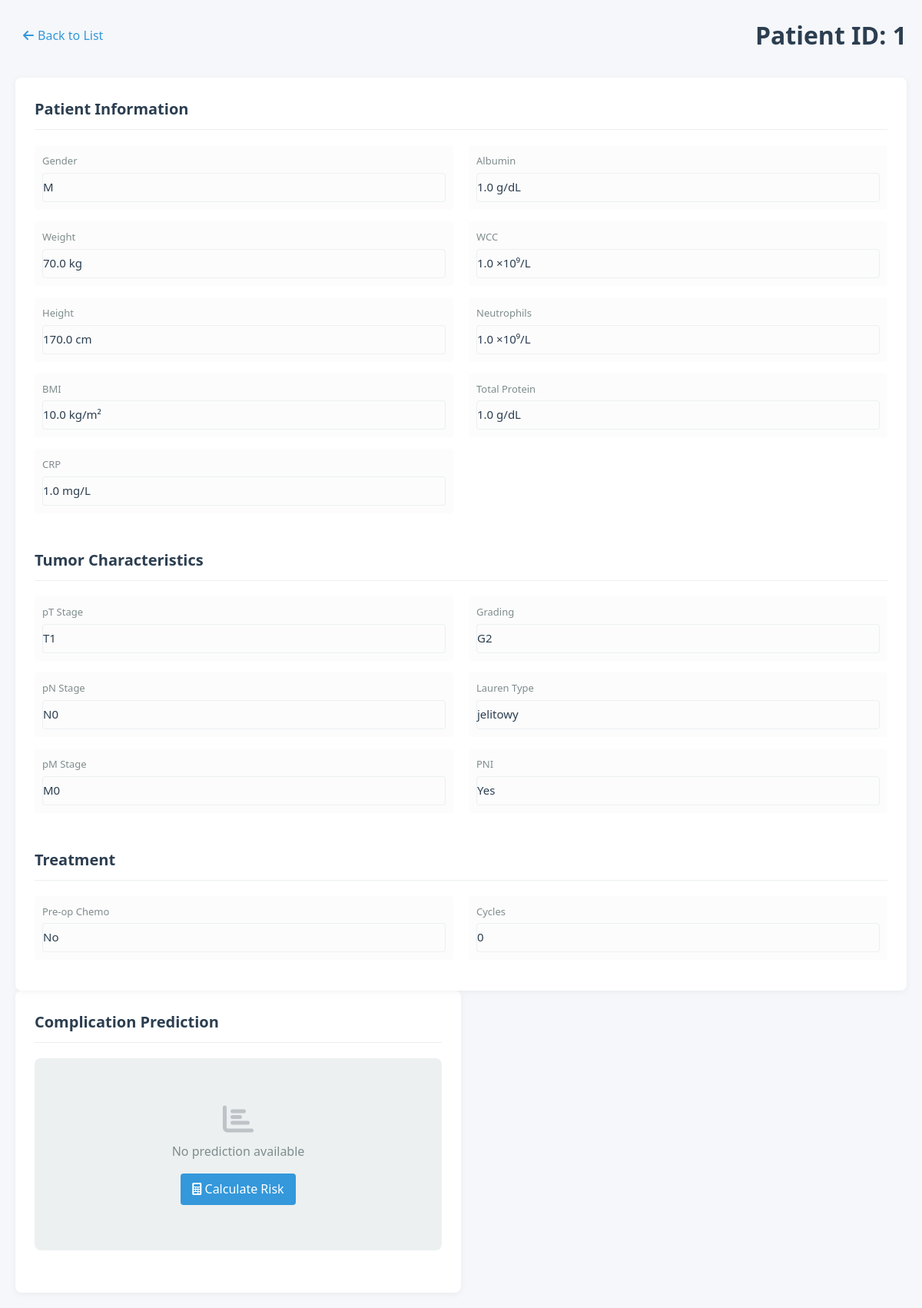
/patient/1, run on the app's committed database.
### models.py (models this page shows, shortened)
class Patient(db.Model):
    id = db.Column(db.Integer, primary_key=True)
    gender = db.Column(db.String(1), nullable=False)        # 'M' lub 'K'
    weight = db.Column(db.Float, nullable=False)            # waga w kg (wartości numeryczne)
    height = db.Column(db.Float, nullable=False)            # wzrost w cm (wartości numeryczne)
    bmi = db.Column(db.Float, nullable=False)               # BMI (wartości numeryczne)
    CRP = db.Column(db.Float, nullable=False)               # CRP (wartości numeryczne)
    Alb = db.Column(db.Float, nullable=False)               # Alb (wartości numeryczne)
    WCC = db.Column(db.Float, nullable=False)               # WCC (wartości numeryczne)
    NEU = db.Column(db.Float, nullable=False)               # NEU (wartości numeryczne)
    total_protein = db.Column(db.Float, nullable=False)     # białko całkowite (wartości numeryczne)
    pT = db.Column(db.String(10), nullable=False)           # stadium T (wartości kategoryczne)
    pN = db.Column(db.String(10), nullable=False)           # stadium N (wartości kategoryczne)
    pM = db.Column(db.String(10), nullable=False)           # stadium M (wartości kategoryczne)
    PNI = db.Column(db.Integer, nullable=False)             # PNI (wartości numeryczne 0-1)
    GRADING = db.Column(db.String(10), nullable=False)      # stopień zróżnicowania (wartości kategoryczne)
    Lauren = db.Column(db.String(10), nullable=False)       # typ Lauren (wartości kategoryczne)
    CTH_preop = db.Column(db.String(10), nullable=False)    # chemioterapia przedoperacyjna (wartości kategoryczne)
    cycles_number = db.Column(db.Integer, nullable=False)   # liczba cykli chemioterapii (wartości numeryczne)

### app.py (the view)
    @app.route('/patient/<int:patient_id>')
    def patient_detail(patient_id):
        patient = Patient.query.get_or_404(patient_id)
        return render_template('patient.html', patient=patient)

### templates/patient.html (shortened to what this page needs)
{% extends "base.html" %}
{% block content %}
<header class="patient-header">
    <button class="back-button" onclick="window.history.back()">
        <i class="fas fa-arrow-left"></i> Back to List
    </button>
    <h1>Patient ID: {{ patient.id }}</h1>
</header>
<div class="patient-profile">
    <div class="profile-column patient-data">
        <div class="section-title">
            <h2>Patient Information</h2>
        </div>
        <div class="data-columns">
            <div class="data-subcolumn">
                <div class="data-field">
                    <label>Gender</label>
                    <div class="editable-field">{{ patient.gender }}</div>
                </div>
                <div class="data-field">
                    <label>Weight</label>
                    <div class="editable-field">{{ patient.weight }} kg</div>
                </div>
                <div class="data-field">
                    <label>Height</label>
                    <div class="editable-field">{{ patient.height }} cm</div>
                </div>
                <div class="data-field">
                    <label>BMI</label>
                    <div class="editable-field">{{ patient.bmi }} kg/m²</div>
                </div>
                <div class="data-field">
                    <label>CRP</label>
                    <div class="editable-field">{{ patient.CRP }} mg/L</div>
                </div>
            </div>
            <div class="data-subcolumn">
                <div class="data-field">
                    <label>Albumin</label>
                    <div class="editable-field">{{ patient.Alb }} g/dL</div>
                </div>
                <div class="data-field">
                    <label>WCC</label>
                    <div class="editable-field">{{ patient.WCC }} ×10⁹/L</div>
                </div>
                <div class="data-field">
                    <label>Neutrophils</label>
                    <div class="editable-field">{{ patient.NEU }} ×10⁹/L</div>
                </div>
                <div class="data-field">
                    <label>Total Protein</label>
                    <div class="editable-field">{{ patient.total_protein }} g/dL</div>
                </div>
            </div>
        </div>
        <div class="section-title" style="margin-top: 30px;">
            <h2>Tumor Characteristics</h2>
        </div>
        <div class="data-columns">
            <div class="data-subcolumn">
                <div class="data-field">
                    <label>pT Stage</label>
                    <div class="editable-field">{{ patient.pT }}</div>
                </div>
                <div class="data-field">
                    <label>pN Stage</label>
                    <div class="editable-field">{{ patient.pN }}</div>
                </div>
                <div class="data-field">
                    <label>pM Stage</label>
                    <div class="editable-field">{{ patient.pM }}</div>
                </div>
            </div>
            <div class="data-subcolumn">
                <div class="data-field">
                    <label>Grading</label>
                    <div class="editable-field">{{ patient.GRADING }}</div>
                </div>
                <div class="data-field">
                    <label>Lauren Type</label>
                    <div class="editable-field">{{ patient.Lauren }}</div>
                </div>
                <div class="data-field">
                    <label>PNI</label>
                    <div class="editable-field">{{ "Yes" if patient.PNI else "No" }}</div>
                </div>
            </div>
        </div>
        <div class="section-title" style="margin-top: 30px;">
            <h2>Treatment</h2>
        </div>
        <div class="data-columns">
            <div class="data-subcolumn">
                <div class="data-field">
                    <label>Pre-op Chemo</label>
                    <div class="editable-field">{{ "Yes" if patient.CTH_preop == "tak" else "No" }}</div>
                </div>
            </div>
            <div class="data-subcolumn">
                <div class="data-field">
                    <label>Cycles</label>
                    <div class="editable-field">{{ patient.cycles_number }}</div>
                </div>
            </div>
        </div>
    </div>
</div>
    <div class="profile-column prediction-data">
        <div class="section-title">
            <h2>Complication Prediction</h2>
        </div>
        <div class="chart-container">
            {% if prediction_result %}
            <div class="prediction-result">
                <div class="risk-level risk-{{ prediction_result.interpretation|lower|replace(' ', '-') }}">
                    <h3>{{ prediction_result.interpretation }} RISK</h3>
                    <div class="probability-gauge">
                        <div class="gauge-fill" style="width: {{ '%d' % (prediction_result.probability * 100) }}%"></div>
                        <span class="probability-value">{{ (prediction_result.probability * 100)|round(1) }}%</span>
                    </div>
                    <p>Probability of complications</p>
                </div>
                <div class="model-info">
                    <p><strong>Model used:</strong> {{ prediction_result.model_used }}</p>
                </div>
                {% if prediction_result.vars_importance %}
                <div class="important-factors">
                    <h4>Top Contributing Factors:</h4>
                    <ul>
                        {% for factor in prediction_result.vars_importance %}
                        <li>{{ factor }}</li>
                        {% endfor %}
                    </ul>
                </div>
                {% endif %}
            </div>
            {% else %}
            <div class="chart-placeholder">
                <i class="fas fa-chart-bar chart-icon"></i>
                <p>No prediction available</p>
                <a href="{{ url_for('predict_complications', patient_id=patient.id) }}" class="predict-button">
                    <i class="fas fa-calculator"></i> Calculate Risk
                </a>
            </div>
            {% endif %}
        </div>
    </div>
</div>
{% endblock %}

### static/css/styles.css (style rules this page uses)
:root { --primary-color: #2c3e50; --secondary-color: #3498db; --accent-color: #e74c3c; --light-gray: #ecf0f1; --medium-gray: #bdc3c7; --dark-gray: #7f8c8d; --success-color: #2ecc71; --warning-color: #f39c12; --danger-color: #e74c3c; }
* { margin: 0; padding: 0; box-sizing: border-box; font-family: 'Segoe UI', Tahoma, Geneva, Verdana, sans-serif; }
body { background-color: #f5f7fa; color: #333; line-height: 1.6; }
header { margin-bottom: 30px; display: flex; justify-content: space-between; align-items: center; flex-wrap: wrap; gap: 20px; }
h1 { color: var(--primary-color); font-weight: 600; }
.patient-header { margin-bottom: 30px; display: flex; align-items: center; gap: 20px; }
.back-button { background: none; border: none; color: var(--secondary-color); font-size: 16px; cursor: pointer; display: flex; align-items: center; gap: 5px; padding: 5px 10px; border-radius: 4px; transition: background-color 0.2s; }
.patient-profile { display: flex; gap: 30px; width: 100%; }
.profile-column { background: white; border-radius: 8px; box-shadow: 0 2px 10px rgba(0, 0, 0, 0.05); padding: 25px; }
.section-title { margin-bottom: 20px; padding-bottom: 10px; border-bottom: 1px solid var(--light-gray); }
.section-title h2 { color: var(--primary-color); font-size: 20px; }
.editable-field { padding: 8px 12px; border: 1px solid var(--light-gray); border-radius: 4px; min-height: 38px; }
.chart-container { height: 250px; background: var(--light-gray); border-radius: 8px; margin-bottom: 30px; display: flex; justify-content: center; align-items: center; color: var(--dark-gray); }
.chart-placeholder { text-align: center; padding: 20px; }
.chart-icon { font-size: 40px; margin-bottom: 10px; color: var(--medium-gray); }
.data-field:last-child { border-bottom: none; }
.editable-field { padding: 8px 0; color: #333; }
.data-columns { display: flex; gap: 20px; flex-grow: 1; }
.data-subcolumn { flex: 1; min-width: 0; }
.patient-data { flex: 1; min-width: 0; display: flex; flex-direction: column; }
.prediction-data { width: 50%; min-width: 400px; }
.data-field { margin-bottom: 15px; padding: 10px; background: rgba(245, 245, 245, 0.3); border-radius: 4px; }
.data-field label { display: block; font-size: 13px; color: var(--dark-gray); margin-bottom: 5px; }
.data-field .editable-field { font-size: 15px; font-weight: 500; color: var(--primary-color); padding: 5px 0; }
.predict-button { display: inline-block; margin-top: 15px; padding: 8px 15px; background-color: var(--secondary-color); color: white; border-radius: 4px; text-decoration: none; transition: background-color 0.2s; }

### data on the page
Patient: id "1", gender "M", weight "70.0", height "170.0", bmi "10.0", CRP "1.0", Alb "1.0", WCC "1.0", NEU "1.0", total_protein "1.0", pT "T1", pN "N0", pM "M0", GRADING "G2", Lauren "jelitowy", PNI "Yes", CTH_preop "No", cycles_number "0"
